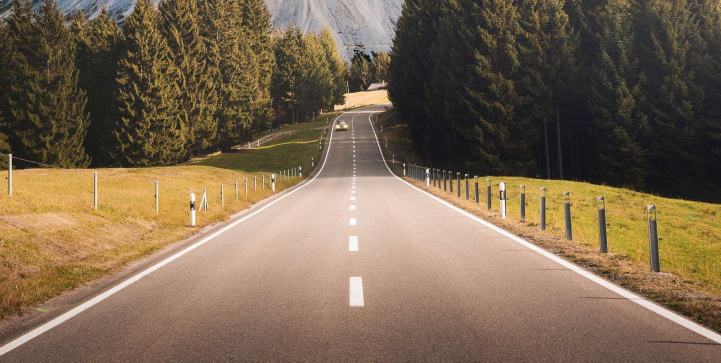
#> input picture road.jpg, 1442 x 725 px, given in place of JohnM50.mp4, which was not available (shown at 1/2 size)
$ python finding_lanes.py
#> lines starting #> are read from the running program, lines starting #| are printed output that depends on the picture; after the words box and inside, x2 and y2 are one past the last pixel; in counts of white or black regions, pixels touching at a corner belong together; long printed decimals are rounded; pictures that were not available may be replaced by others from this repository, and a replacement may not be noted
import cv2
import numpy as np
import matplotlib.pyplot as plt

def main():
    #image = cv2.imread('road.jpg')
    cap = cv2.VideoCapture('JohnM50.mp4')
    while(cap.isOpened()):
        _, frame = cap.read()
#> frame is the input picture: shape (725, 1442, 3); mean B, G, R 80.2, 103.1, 123.3
        if frame is not None:
            print(frame.shape)
#| (725, 1442, 3)
            frame = cv2.resize(frame, (960, 1280))
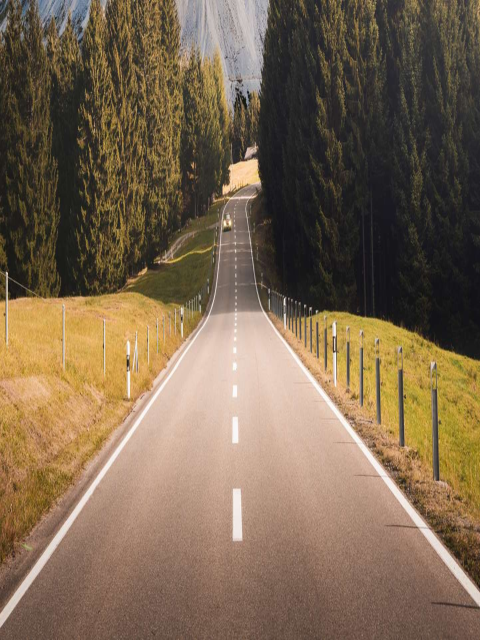
#> frame: shape (1280, 960, 3) (shown at 1/2 size); mean B, G, R 80.1, 103, 123.1
            lane_image = np.copy(frame)
            canny_image = find_edges(lane_image)
#> in find_edges, `gray = cv2.cvtColor(image, cv2.COLOR_RGB2GRAY)`:
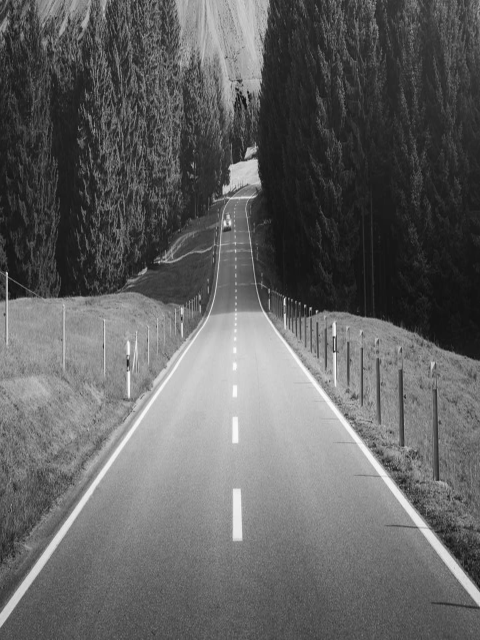
#> gray: shape (1280, 960) (shown at 1/2 size); min 7, max 254, mean 98.5
#> in find_edges, `canny_image = cv2.Canny(blur, 50, 150)`:
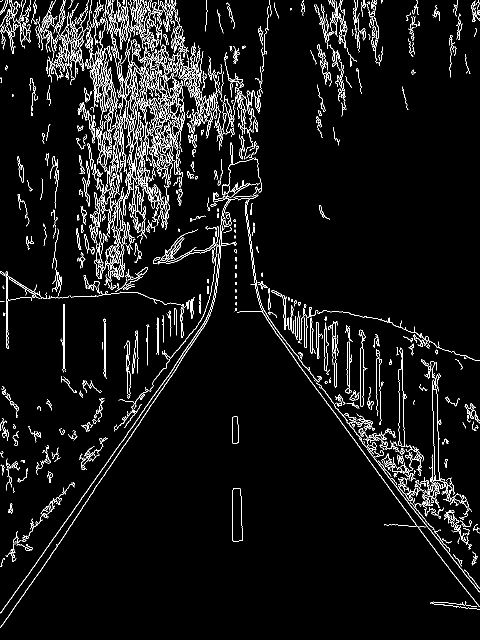
#> canny_image: shape (1280, 960) (shown at 1/2 size); 5.3% white in thin lines or dots
            cropped_image = region_of_interest(canny_image)
#> in region_of_interest, `cv2.fillPoly(mask, triangle, 255)`:
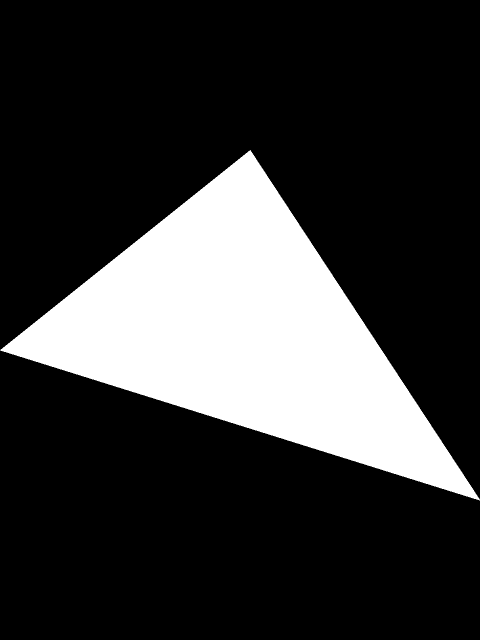
#> mask: shape (1280, 960) (shown at 1/2 size); 21.8% white; 1 white region, box (x1, y1, x2, y2) and area: (0, 300, 960, 1001) 268110
#> in region_of_interest, `masked_image = cv2.bitwise_and(image, mask)`:
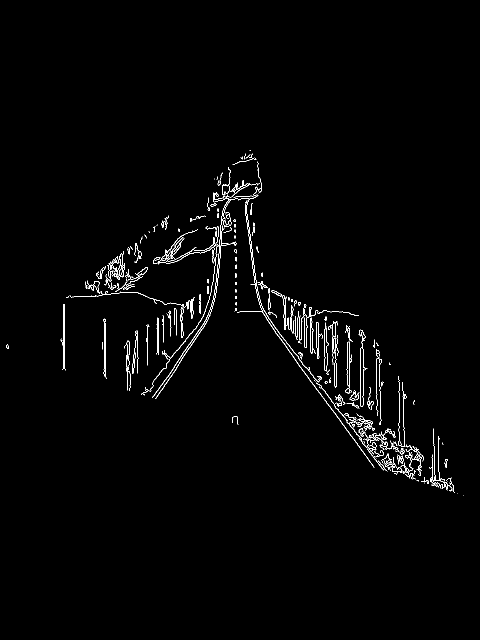
#> masked_image: shape (1280, 960) (shown at 1/2 size); 1.3% white in thin lines or dots, all inside (x1, y1, x2, y2) = (12, 300, 927, 991)
            lines = cv2.HoughLinesP(cropped_image, 2, np.pi/180, 100, np.array([]),
                                minLineLength=40, maxLineGap = 100)
#> lines = 104 rows, first 6: [387, 438, 747, 934], [524, 621, 774, 942], [435, 453, 829, 957], [433, 456, 825, 958], [395, 432, 881, 971], [311, 797, 504, 500]
            averaged_lines = average_slope_intercept(lane_image, lines)
            line_image = display_lines(lane_image, averaged_lines)
            combo_image = cv2.addWeighted(lane_image, 0.8, line_image, 1, 1)
            cv2.imshow("Combo image", combo_image)
            if cv2.waitKey(1) & 0xFF == ord('q'):
                break
        else:
            break
    cap.release()
    cv2.destroyAllWindows()


def average_slope_intercept(image, lines):
    left_fit = []
    right_fit = []
    if lines is None:
        return None
    for line in lines:
        x1, y1, x2, y2 = line.reshape(4)
        parameters = np.polyfit((x1, x2), (y1, y2), 1)
        slope = parameters[0]
        intercept = parameters[1]
        if slope < 0:
            left_fit.append((slope, intercept))
        else:
            right_fit.append((slope, intercept))
#> this loop made 104 passes
#> (x1, y1, x2, y2, slope, intercept) on passes 1 to 12: (387, 438, 747, 934, 1.38, -95.2), (524, 621, 774, 942, 1.28, -51.82), (435, 453, 829, 957, 1.28, -103.4), (433, 456, 825, 958, 1.28, -98.51), (395, 432, 881, 971, 1.11, -6.08), (311, 797, 504, 500, -1.54, 1275.6), (385, 462, 903, 980, 1, 77), (437, 458, 826, 957, 1.28, -102.6), (590, 602, 855, 967, 1.38, -210.6), (324, 769, 504, 502, -1.48, 1249.6), (384, 464, 901, 981, 1, 80), (522, 623, 769, 938, 1.28, -42.71)
#> after the loop, left_fit = 26 pairs, first value -85.5 to -0.23, second value 594.1 to 19301; right_fit = 78 pairs, first value 1.12e-16 to 71, second value -52692 to 623
    left_fit_average = np.average(left_fit, axis=0)
#> left_fit_average = [-7.91, 2926.1]
    right_fit_average = np.average(right_fit, axis = 0)
#> right_fit_average = [4.31, -2008.6]
    left_line = make_coordinates(image, left_fit_average)
    right_line = make_coordinates(image, right_fit_average)
    return np.array([left_line, right_line])


def make_coordinates(image, line_parameters):
    print(line_parameters)
#| [  -7.914 2926.067]
    if line_parameters is None:
        return None
    slope, intercept = line_parameters
#> slope = -7.91; intercept = 2926.1
    if line_parameters is not None and abs(slope) > 0.001:
        y1 = image.shape[1]
#> y1 = 960
        y2 = int((y1 * 9/20))
#> y2 = 432
        x1 = int((y1 - intercept)/slope)
#> x1 = 248
        x2 = int((y2 - intercept)/slope)
#> x2 = 315
#> in average_slope_intercept, `left_line = make_coordinates(image, left_fit_average)`: left_line = [248, 960, 315, 432]
#| [    4.315 -2008.610]
#> in average_slope_intercept, `right_line = make_coordinates(image, right_fit_average)`: right_line = [688, 960, 565, 432]
#> in main, `averaged_lines = average_slope_intercept(lane_image, lines)`: averaged_lines = [[248, 960, 315, 432], [688, 960, 565, 432]]
        return np.array([x1, y1, x2, y2])


def display_lines(image, lines):
    line_image = np.zeros_like(image)
    if lines is not None:
        for line in lines:
            x1, y1, x2, y2 = line.reshape(4)
            cv2.line(line_image, (x1, y1), (x2, y2), (0, 128, 0), 2) #bgr
#> this loop made 2 passes
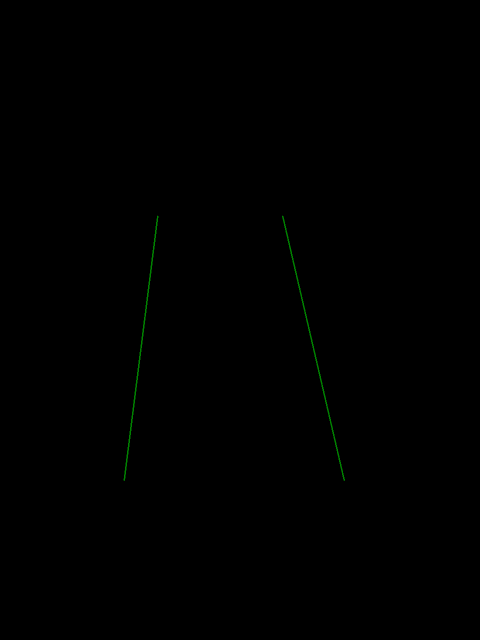
#> line_image: shape (1280, 960, 3) (shown at 1/2 size); mean of channels 0, 1, 2 0, 0.3, 0; drawn as B, G, R
    return line_image


def region_of_interest(image):
    height = image.shape[0]
    triangle = np.array([
        [(0, 700), (500, 300), (960, 1000)]
    ])
    mask = np.zeros_like(image)
    cv2.fillPoly(mask, triangle, 255)
    masked_image = cv2.bitwise_and(image, mask)
    return masked_image

def find_edges(image):
    gray = cv2.cvtColor(image, cv2.COLOR_RGB2GRAY)
    blur = cv2.GaussianBlur(gray, (5, 5), 0)
    canny_image = cv2.Canny(blur, 50, 150)
    return canny_image


main()
#> in main, `combo_image = cv2.addWeighted(lane_image, 0.8, line_image, 1, 1)`:
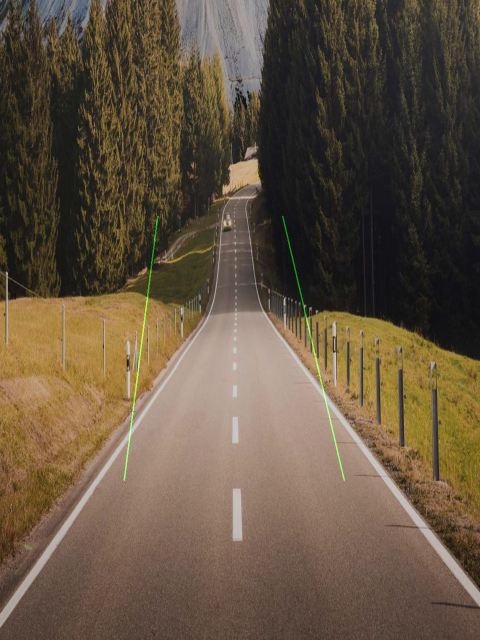
#> combo_image: shape (1280, 960, 3) (shown at 1/2 size); mean B, G, R 65, 83.7, 99.5
#> (key q is pressed here)
